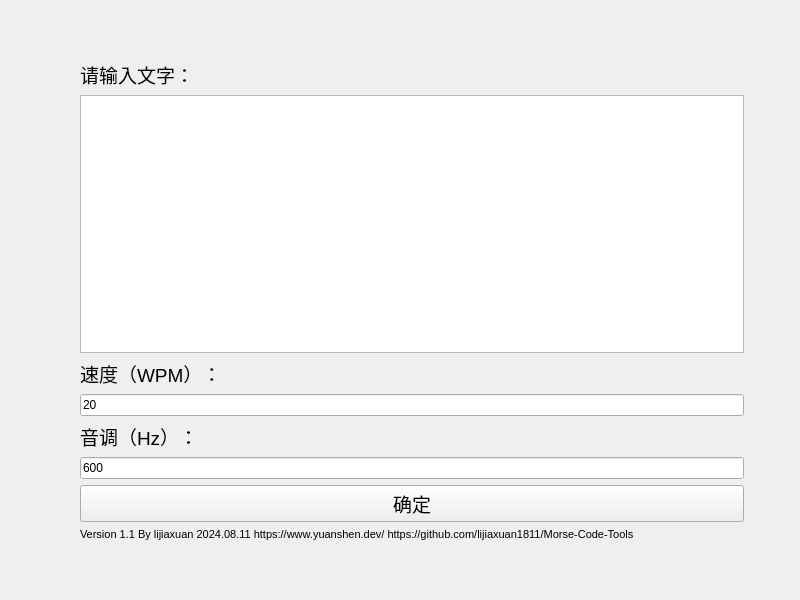
<?xml version="1.0" encoding="UTF-8"?>
<ui version="4.0">
 <class>morse</class>
 <widget class="QWidget" name="morse">
  <property name="geometry">
   <rect>
    <x>0</x>
    <y>0</y>
    <width>800</width>
    <height>600</height>
   </rect>
  </property>
  <property name="windowTitle">
   <string>morse</string>
  </property>
  <widget class="QWidget" name="layoutWidget">
   <property name="geometry">
    <rect>
     <x>80</x>
     <y>60</y>
     <width>664</width>
     <height>481</height>
    </rect>
   </property>
   <layout class="QVBoxLayout" name="verticalLayout">
    <item>
     <widget class="QLabel" name="label">
      <property name="font">
       <font>
        <family>Microsoft YaHei UI</family>
        <pointsize>14</pointsize>
       </font>
      </property>
      <property name="text">
       <string>请输入文字：</string>
      </property>
     </widget>
    </item>
    <item>
     <widget class="QTextEdit" name="textEdit">
      <property name="font">
       <font>
        <family>Segoe UI</family>
        <pointsize>14</pointsize>
       </font>
      </property>
     </widget>
    </item>
    <item>
     <widget class="QLabel" name="label_2">
      <property name="font">
       <font>
        <family>Microsoft YaHei UI</family>
        <pointsize>14</pointsize>
       </font>
      </property>
      <property name="text">
       <string>速度（WPM）：</string>
      </property>
     </widget>
    </item>
    <item>
     <widget class="QLineEdit" name="lineEdit">
      <property name="text">
       <string>20</string>
      </property>
     </widget>
    </item>
    <item>
     <widget class="QLabel" name="label_3">
      <property name="font">
       <font>
        <family>Microsoft YaHei UI</family>
        <pointsize>14</pointsize>
       </font>
      </property>
      <property name="text">
       <string>音调（Hz）：</string>
      </property>
     </widget>
    </item>
    <item>
     <widget class="QLineEdit" name="lineEdit_2">
      <property name="text">
       <string>600</string>
      </property>
     </widget>
    </item>
    <item>
     <widget class="QPushButton" name="pushButton">
      <property name="font">
       <font>
        <family>Microsoft YaHei UI</family>
        <pointsize>14</pointsize>
       </font>
      </property>
      <property name="text">
       <string>确定</string>
      </property>
     </widget>
    </item>
    <item>
     <widget class="QLabel" name="label_4">
      <property name="font">
       <font>
        <family>Microsoft YaHei UI</family>
        <pointsize>8</pointsize>
       </font>
      </property>
      <property name="text">
       <string>Version 1.1 By lijiaxuan 2024.08.11 https://www.yuanshen.dev/ https://github.com/lijiaxuan1811/Morse-Code-Tools</string>
      </property>
     </widget>
    </item>
   </layout>
  </widget>
 </widget>
 <resources/>
 <connections/>
</ui>
